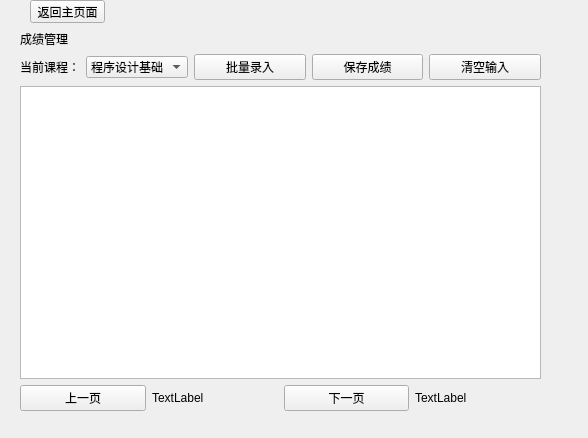
<?xml version="1.0" encoding="UTF-8"?>
<ui version="4.0">
 <class>Score</class>
 <widget class="QWidget" name="Score">
  <property name="geometry">
   <rect>
    <x>0</x>
    <y>0</y>
    <width>588</width>
    <height>438</height>
   </rect>
  </property>
  <property name="windowTitle">
   <string>Form</string>
  </property>
  <widget class="QWidget" name="layoutWidget">
   <property name="geometry">
    <rect>
     <x>20</x>
     <y>30</y>
     <width>521</width>
     <height>381</height>
    </rect>
   </property>
   <layout class="QVBoxLayout" name="verticalLayout">
    <item>
     <widget class="QLabel" name="label">
      <property name="text">
       <string>成绩管理</string>
      </property>
     </widget>
    </item>
    <item>
     <layout class="QHBoxLayout" name="horizontalLayout_2">
      <item>
       <layout class="QHBoxLayout" name="horizontalLayout">
        <item>
         <widget class="QLabel" name="label_2">
          <property name="text">
           <string>当前课程：</string>
          </property>
         </widget>
        </item>
        <item>
         <widget class="QComboBox" name="comboBox">
          <item>
           <property name="text">
            <string>程序设计基础</string>
           </property>
          </item>
          <item>
           <property name="text">
            <string>高等数学</string>
           </property>
          </item>
          <item>
           <property name="text">
            <string>大学英语</string>
           </property>
          </item>
         </widget>
        </item>
       </layout>
      </item>
      <item>
       <widget class="QPushButton" name="pushButton">
        <property name="text">
         <string>批量录入</string>
        </property>
       </widget>
      </item>
      <item>
       <widget class="QPushButton" name="pushButton_2">
        <property name="text">
         <string>保存成绩</string>
        </property>
       </widget>
      </item>
      <item>
       <widget class="QPushButton" name="pushButton_3">
        <property name="text">
         <string>清空输入</string>
        </property>
       </widget>
      </item>
     </layout>
    </item>
    <item>
     <widget class="QTableWidget" name="tableWidget"/>
    </item>
    <item>
     <layout class="QHBoxLayout" name="horizontalLayout_3">
      <item>
       <widget class="QPushButton" name="pushButton_4">
        <property name="text">
         <string>上一页</string>
        </property>
       </widget>
      </item>
      <item>
       <widget class="QLabel" name="label_3">
        <property name="text">
         <string>TextLabel</string>
        </property>
       </widget>
      </item>
      <item>
       <widget class="QPushButton" name="pushButton_5">
        <property name="text">
         <string>下一页</string>
        </property>
       </widget>
      </item>
      <item>
       <widget class="QLabel" name="label_4">
        <property name="text">
         <string>TextLabel</string>
        </property>
       </widget>
      </item>
     </layout>
    </item>
   </layout>
  </widget>
  <widget class="QPushButton" name="btnback">
   <property name="geometry">
    <rect>
     <x>30</x>
     <y>0</y>
     <width>75</width>
     <height>23</height>
    </rect>
   </property>
   <property name="text">
    <string>返回主页面</string>
   </property>
  </widget>
 </widget>
 <resources/>
 <connections/>
</ui>
